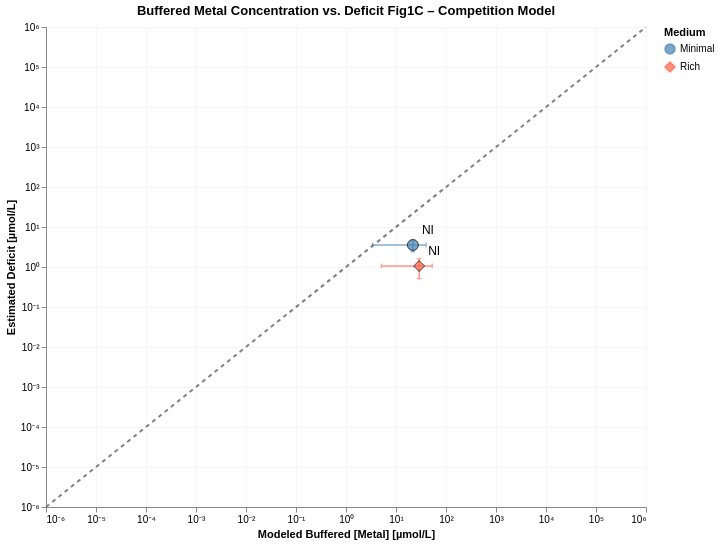

Notebook code cell kept with this figure:
### Markdown cell above
### Plot 9 - Scatter for just NI Model versus Deficit & Model versus Measured. Minimal and Rich Media. Competition model. With STD error bars.

### Code cell
plot_df_comp = build_plot_df(
    est_competition_minimal_lb, est_competition_minimal_ub,
    est_competition_rich_lb,    est_competition_rich_ub,
    deficit_minimal, deficit_rich,
)

df = pl.from_pandas(plot_df_comp).with_columns([
    (pl.col("est_buf_center_M") * 1e6).alias("x_uM"),
    (pl.col("est_buf_lb_M")     * 1e6).alias("x_lb_uM"),
    (pl.col("est_buf_ub_M")     * 1e6).alias("x_ub_uM"),
    (pl.col("deficit_M")        * 1e6).alias("y_uM"),
    (pl.col("deficit_M_err")    * 1e6).alias("y_err_uM"),
])

DOMAIN_MIN = 1e-7   # just below your domain floor of 1e-6

df = df.with_columns([
    pl.max_horizontal(
        pl.col("y_uM") - pl.col("y_err_uM"),
        pl.lit(DOMAIN_MIN)
    ).alias("y_lo_uM"),
    (pl.col("y_uM") + pl.col("y_err_uM")).alias("y_hi_uM"),
])

df = df.filter(pl.col("Element") == "NI")

base = alt.Chart(df).encode(
)
x_scale = alt.Scale(type="log", domain=[1e-6, 1e6])
y_scale = alt.Scale(type="log", domain=[1e-6, 1e6])

_ax_x = alt.Axis(labelExpr=_log_label_unicode, title="Modeled Buffered [Metal] [µmol/L]")
_ax_y = alt.Axis(labelExpr=_log_label_unicode, title="Estimated Deficit [µmol/L]")

ref_line = alt.Chart(ref_df).mark_line(strokeDash=[4,4], color="gray").encode(
    x=alt.X("v:Q", scale=x_scale, axis=_ax_x),
    y=alt.Y("v:Q", scale=y_scale, axis=_ax_y),
)
x_bars = base.mark_errorbar(ticks=True).encode(
    x=alt.X("x_lb_uM:Q", scale=x_scale, title=""),
    x2="x_ub_uM:Q",
    y=alt.Y("y_uM:Q", scale=y_scale),
    color="Medium:N",
)
y_bars = base.mark_errorbar(ticks=True, clip=True).encode(
    x=alt.X("x_uM:Q"),
    y=alt.Y("y_lo_uM:Q",  scale=y_scale, title=''),   # explicit log scale + clamped lower
    y2=alt.Y2("y_hi_uM:Q"),
    color="Medium:N",
)
points = base.mark_point(filled=True, size=120, stroke='black', strokeWidth=1).encode(
    x=alt.X("x_uM:Q", scale=x_scale, axis=_ax_x),
    y=alt.Y("y_uM:Q", scale=y_scale, axis=_ax_y),
    color=alt.Color("Medium:N",
        scale=alt.Scale(domain=["Minimal","Rich"], range=["steelblue","tomato"])),
    shape=alt.Shape("Medium:N",
        scale=alt.Scale(domain=["Minimal","Rich"], range=["circle","diamond"])),
)
# 5. Text labels
labels = base.mark_text(dx=15, dy=-15, fontSize=12).encode(
    x=alt.X("x_uM:Q", scale=alt.Scale(type="log")),
    y=alt.Y("y_uM:Q", scale=alt.Scale(type="log")),
    text="Element:N",
)
chart = (ref_line + x_bars + y_bars + points + labels).properties(
    width=600, height=480,
    title="Buffered Metal Concentration vs. Deficit Fig1C – Competition Model"
).configure_axis(gridColor='#f3f6fa')
# chart.save('notebooks/cofactors/buffer_figures/NI_buffered_metal_vs_deficit_competition.svg')
chart

### Figure 1 — Vega-Lite specification as saved in the notebook (floating-point values rounded to 4 significant figures)
{"config": {"view": {"continuousWidth": 300, "continuousHeight": 300}, "axis": {"gridColor": "#f3f6fa"}}, "layer": [{"data": {"name": "data-1c3ca3cce69c13645fce19fabe446275"}, "mark": {"type": "line", "color": "gray", "strokeDash": [4, 4]}, "encoding": {"x": {"axis": {"labelExpr": "datum.value > 0 ? '10' + replace(replace(replace(replace(replace(replace(replace(replace(replace(replace(replace('' + round(log(datum.value)/LN10), '-','⁻'),'0','⁰'),'1','¹'),'2','²'),'3','³'),'4','⁴'),'5','⁵'),'6','⁶'),'7','⁷'),'8','⁸'),'9','⁹') : '0'", "title": "Modeled Buffered [Metal] [µmol/L]"}, "field": "v", "scale": {"domain": [1e-06, 1000000.0], "type": "log"}, "type": "quantitative"}, "y": {"axis": {"labelExpr": "datum.value > 0 ? '10' + replace(replace(replace(replace(replace(replace(replace(replace(replace(replace(replace('' + round(log(datum.value)/LN10), '-','⁻'),'0','⁰'),'1','¹'),'2','²'),'3','³'),'4','⁴'),'5','⁵'),'6','⁶'),'7','⁷'),'8','⁸'),'9','⁹') : '0'", "title": "Estimated Deficit [µmol/L]"}, "field": "v", "scale": {"domain": [1e-06, 1000000.0], "type": "log"}, "type": "quantitative"}}}, {"data": {"name": "data-d47e79ae879b54f13c2c368abd977312"}, "mark": {"type": "errorbar", "ticks": true}, "encoding": {"color": {"field": "Medium", "type": "nominal"}, "x": {"field": "x_lb_uM", "scale": {"domain": [1e-06, 1000000.0], "type": "log"}, "title": "", "type": "quantitative"}, "x2": {"field": "x_ub_uM"}, "y": {"field": "y_uM", "scale": {"domain": [1e-06, 1000000.0], "type": "log"}, "type": "quantitative"}}}, {"data": {"name": "data-d47e79ae879b54f13c2c368abd977312"}, "mark": {"type": "errorbar", "clip": true, "ticks": true}, "encoding": {"color": {"field": "Medium", "type": "nominal"}, "x": {"field": "x_uM", "type": "quantitative"}, "y": {"field": "y_lo_uM", "scale": {"domain": [1e-06, 1000000.0], "type": "log"}, "title": "", "type": "quantitative"}, "y2": {"field": "y_hi_uM"}}}, {"data": {"name": "data-d47e79ae879b54f13c2c368abd977312"}, "mark": {"type": "point", "filled": true, "size": 120, "stroke": "black", "strokeWidth": 1}, "encoding": {"color": {"field": "Medium", "scale": {"domain": ["Minimal", "Rich"], "range": ["steelblue", "tomato"]}, "type": "nominal"}, "shape": {"field": "Medium", "scale": {"domain": ["Minimal", "Rich"], "range": ["circle", "diamond"]}, "type": "nominal"}, "x": {"axis": {"labelExpr": "datum.value > 0 ? '10' + replace(replace(replace(replace(replace(replace(replace(replace(replace(replace(replace('' + round(log(datum.value)/LN10), '-','⁻'),'0','⁰'),'1','¹'),'2','²'),'3','³'),'4','⁴'),'5','⁵'),'6','⁶'),'7','⁷'),'8','⁸'),'9','⁹') : '0'", "title": "Modeled Buffered [Metal] [µmol/L]"}, "field": "x_uM", "scale": {"domain": [1e-06, 1000000.0], "type": "log"}, "type": "quantitative"}, "y": {"axis": {"labelExpr": "datum.value > 0 ? '10' + replace(replace(replace(replace(replace(replace(replace(replace(replace(replace(replace('' + round(log(datum.value)/LN10), '-','⁻'),'0','⁰'),'1','¹'),'2','²'),'3','³'),'4','⁴'),'5','⁵'),'6','⁶'),'7','⁷'),'8','⁸'),'9','⁹') : '0'", "title": "Estimated Deficit [µmol/L]"}, "field": "y_uM", "scale": {"domain": [1e-06, 1000000.0], "type": "log"}, "type": "quantitative"}}}, {"data": {"name": "data-d47e79ae879b54f13c2c368abd977312"}, "mark": {"type": "text", "dx": 15, "dy": -15, "fontSize": 12}, "encoding": {"text": {"field": "Element", "type": "nominal"}, "x": {"field": "x_uM", "scale": {"type": "log"}, "type": "quantitative"}, "y": {"field": "y_uM", "scale": {"type": "log"}, "type": "quantitative"}}}], "height": 480, "title": "Buffered Metal Concentration vs. Deficit Fig1C – Competition Model", "width": 600, "$schema": "https://vega.github.io/schema/vega-lite/v6.1.0.json", "datasets": {"data-1c3ca3cce69c13645fce19fabe446275": [{"v": 1e-06}, {"v": 1000000.0}], "data-d47e79ae879b54f13c2c368abd977312": [{"Medium": "Minimal", "Element": "NI", "est_buf_lb_M": 3.388e-06, "est_buf_ub_M": 4.014e-05, "est_buf_center_M": 2.176e-05, "deficit_M": 3.546e-06, "deficit_M_err": 1.154e-06, "x_uM": 21.76, "x_lb_uM": 3.388, "x_ub_uM": 40.14, "y_uM": 3.546, "y_err_uM": 1.154, "y_lo_uM": 2.392, "y_hi_uM": 4.7}, {"Medium": "Rich", "Element": "NI", "est_buf_lb_M": 5.067e-06, "est_buf_ub_M": 5.299e-05, "est_buf_center_M": 2.903e-05, "deficit_M": 1.057e-06, "deficit_M_err": 5.487e-07, "x_uM": 29.03, "x_lb_uM": 5.067, "x_ub_uM": 52.99, "y_uM": 1.057, "y_err_uM": 0.5487, "y_lo_uM": 0.5079, "y_hi_uM": 1.605}]}}
